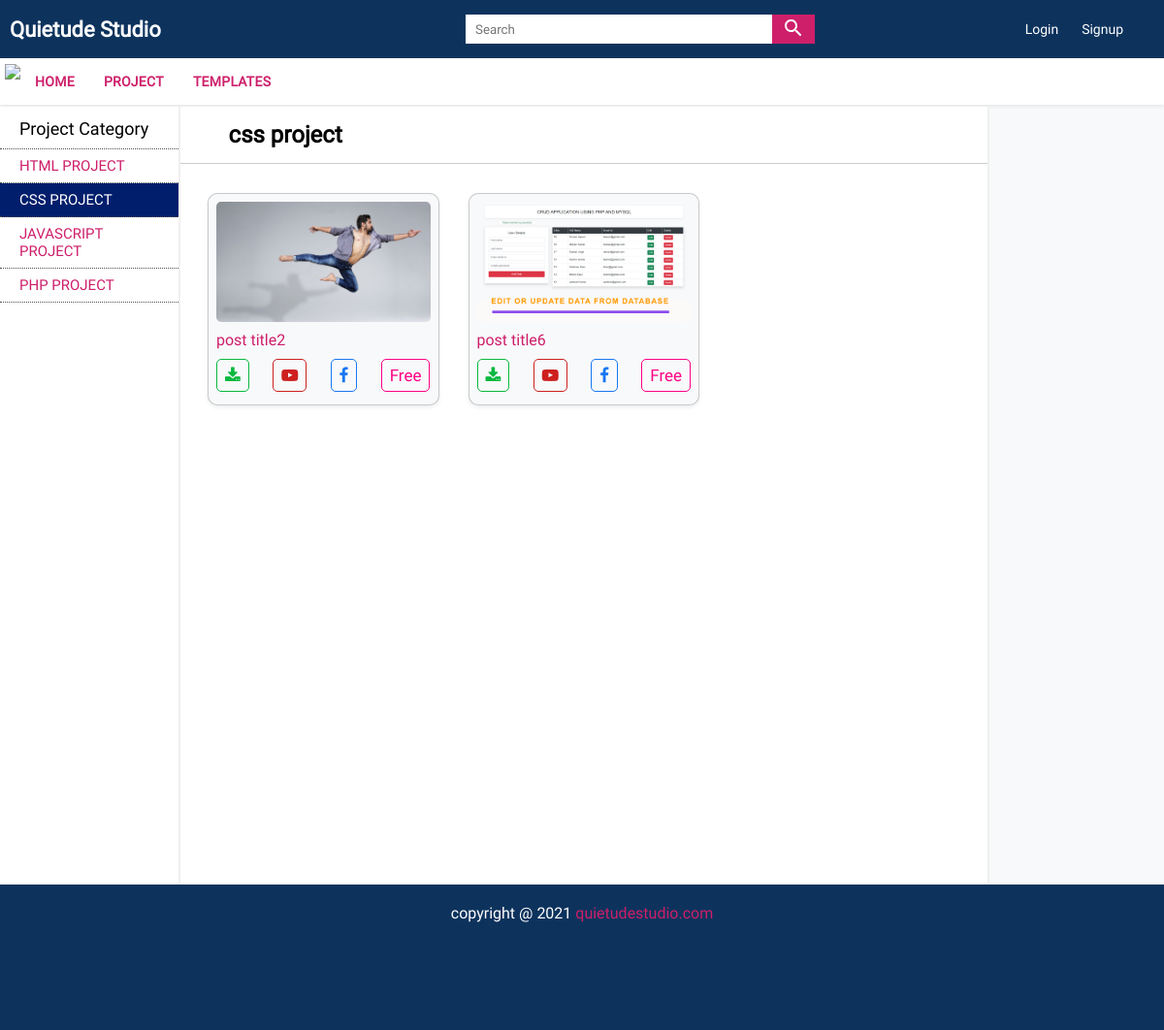
The page /project/css-project on the database its author committed.
### tables this page shows
CREATE TABLE `menus` (
  `menu_id` int(11) NOT NULL,
  `menu_name` varchar(100) NOT NULL,
  `menu_slug` varchar(100) NOT NULL,
  `menu_status` tinyint(4) NOT NULL DEFAULT 1,
  `menu_count` varchar(100) NOT NULL
);

CREATE TABLE `categories` (
  `category_id` int(11) NOT NULL,
  `category_name` varchar(150) NOT NULL,
  `category_slug` varchar(150) NOT NULL,
  `category_count` varchar(500) NOT NULL,
  `category_status` tinyint(4) NOT NULL DEFAULT 1,
  `category_menu` varchar(150) NOT NULL
);

CREATE TABLE `posts` (
  `post_id` int(11) NOT NULL,
  `post_title` varchar(200) NOT NULL,
  `post_slug` varchar(200) NOT NULL,
  `post_desc` text NOT NULL,
  `post_fb_link` varchar(200) NOT NULL,
  `post_yt_link` varchar(200) NOT NULL,
  `post_price` varchar(100) NOT NULL,
  `post_type` int(11) NOT NULL,
  `post_image` varchar(100) NOT NULL,
  `post_file` varchar(100) NOT NULL,
  `post_img_alt` varchar(50) NOT NULL,
  `post_img_title` varchar(50) NOT NULL,
  `post_meta_title` varchar(150) NOT NULL,
  `post_meta_desc` varchar(200) NOT NULL,
  `post_meta_key` varchar(200) NOT NULL,
  `post_menu` varchar(100) NOT NULL,
  `post_cate` varchar(200) NOT NULL,
  `post_status` tinyint(4) NOT NULL DEFAULT 1
);

### admin/config.inc.php (called while the page is built, shortened)
<?php
 $baseUrl = "http://localhost/quietude";
?>

### admin/functions.inc.php (called while the page is built, shortened)
<?php
function validate_data($conn,$data){
    $data = trim($data);
    $data = mysqli_real_escape_string($conn,$data);
    $data = htmlentities($data);
    return $data;
}
  function select($conn,$table1,$table2="",$col1="",$col2="",$order="",$where="",$nameCond="",$offset="",$limit=""){
    $query = "SELECT * FROM $table1";
    if(!empty($table2)){
        $query .= " JOIN $table2 ON $table1.$col1 = $table2.$col2";
    }
    if(!empty($where)){
        $query .= " WHERE $where = $nameCond";
    }
    if(!empty($order)){
        $query .= " ORDER BY $order DESC";
    }
    $selectQuery = mysqli_query($conn,$query) or die("Select data query failed");
    return $selectQuery;
}
?>

### functions.php (the view, shortened to what this page needs)
<?php
  function displayProjects($conn,$postSlug="",$postCol="",$offset="",$limit=""){
    $select = select($conn,"posts","","","","rand()",$postCol,$postSlug,$offset,$limit);
    if(mysqli_num_rows($select)>0){
        while($rows = mysqli_fetch_assoc($select)){
            echo '<div class="ProjCard">
                    <img src="'."images/". $rows['post_image'].'" class="projThumbnail" alt="'.$rows['post_img_alt'].'" title="'.$rows['post_img_title'].'">
                    <a href="'.$rows['post_menu'].'/'.$rows['post_cate'].'/'.$rows['post_slug'].'" class="cardHeading">'.$rows['post_title'].'</a>
                    <div class="cardFooter">';
                    if(!empty($rows['post_yt_link'])){
                        $url1 = $rows['post_yt_link'];
                    }else{
                        $url1 = 'javascript:void(0)';
                    }
                    if(!empty($rows['post_fb_link'])){
                        $url2 = $rows['post_fb_link'];
                    }else{
                        $url2 = 'javascript:void(0)';
                    }
                     if($rows['post_type'] == 1){
                         $projCost = "Paid";
                     }else{
                         $projCost = "Free";
                     }
                  echo '<a href="/'.$rows['post_menu'].'/'.$rows['post_cate'].'/'.$rows['post_slug'].'" class="actionBtn" title="Download Project"><i class="fa fa-download"></i></a>
                        <a href="'.$url1.'" target="_blank" class="actionBtn" title="Watch on YouTube"><i class="fa fa-youtube-play"></i></a>
                        <a href="'.$url2.'" target="_blank" class="actionBtn" title="Watch on Facebook"><i class="fa fa-facebook"></i></a>
                        <a href="javascript:void(0)" class="actionBtn">'.$projCost.'</a>
                    </div>
                </div>';
        }
    }else{
        echo '<h1 class="notFound">Data not found</h1>';
    }
}
?>

### header.inc.php (shortened to what this page needs)
<?php
  require_once("admin/config.inc.php");
  require_once("admin/functions.inc.php");
  require_once("functions.php");
   ?>
<!DOCTYPE html>
<html lang="en">
<head>
    <link rel="stylesheet" href="css/common.css">
    <link rel="stylesheet" href="css/main.css">
    <link rel="stylesheet" href="css/responsive.css">
    <link rel="stylesheet" href="https://stackpath.bootstrapcdn.com/font-awesome/4.7.0/css/font-awesome.min.css">
</head>
<body>
    <header class="header">
        <div class="HeaderLogo"><a href="<?php echo $baseUrl; ?>">Quietude Studio</a></div>
        <div class="SearchBar">
            <form action="search.php">
                <div class="InputBox">
                    <input type="search" name="s" placeholder="Search" autocomplete="off">
                    <button type="submit"><img src="icons\search_white_24dp.svg"></button>
                </div>
            </form>
        </div>
        <div class="UserJoinBox">
            <?php
              if(isset($_SESSION['LOGIN_EMAIL'])){
                 echo '<a href="javascript:void(0)" class="LoginBtn">Hello '.$_SESSION['LOGIN_FNAME'].'</a>
                       <a href="timeout.php" class="SignupBtn">Logout</a>';
              }else{
                echo '<a href="login.php" class="LoginBtn">Login</a>
                      <a href="registration.php" class="SignupBtn">Signup</a>';
              }
            ?>
        </div>
    </header>
<nav class="navigation">
    <ul class="NavItems">
        <span class="CloseNave"><img src="icons\close_white_24dp.svg"></span>
        <li><a href="<?php echo $baseUrl; ?>">Home</a></li>
        <?php
          $select = select($conn,"menus","","","","","","","","");
          if(mysqli_num_rows($select)>0){
              while($rows = mysqli_fetch_assoc($select)){
                  echo '<li><a href="'.$rows['menu_slug'].'">'.$rows['menu_name'].'</a></li>';
              }
          }
        ?>
    </ul>
</nav>

### index.php
<?php
 require_once("header.inc.php");
?>
<div class="wrapper">
    <div class="MainContent">
   <?php require_once("left-sidebar.inc.php"); ?>
   <?php
      if(isset($_GET['menuId'])){
            $menuId = validate_data($conn,$_GET['menuId']);
          if(isset($_GET['cateId'])){
            $cateId = validate_data($conn,$_GET['cateId']);
            $select = select($conn,"categories","","","","","category_slug","'$cateId'","","");
            $heading = mysqli_fetch_assoc($select);
            $heading2 = $heading['category_name'];
          }else{
            $select = select($conn,"menus","","","","","menu_slug","'$menuId'","","");
            $heading = mysqli_fetch_assoc($select);
            $heading2 = $heading['menu_name'];
          }
      }else{
            $heading2 = "Download Projects";
      }
    ?>
    <section class="ContentSection">
        <h1 class="TopicHeading"><?php echo $heading2; ?></h1>
        <article class="content">
          <?php
            if(isset($_GET['menuId'])){
                  $menuId = validate_data($conn,$_GET['menuId']);
                  if(isset($_GET['cateId'])){
                    $cateId = validate_data($conn,$_GET['cateId']);
                    displayProjects($conn,"post_cate","'$cateId'","","");
                  }else{
                    displayProjects($conn,"post_menu","'$menuId'","","");
                  }
            }else{
                displayProjects($conn,"post_menu","'project'","","");
            }
          ?>
        </article>
    </section>
    </div>
    <?php require_once("right-sidebar.inc.php"); ?>
    <?php require_once("footer.inc.php"); ?>

### left-sidebar.inc.php (shortened to what this page needs)
    <aside class="LeftSidebar">
    <span class="SidebarCategory">Project Category</span>
    <ul>
        <?php
        if(isset($_GET['menuId'])){
            $menuId = validate_data($conn,$_GET['menuId']);
            if(isset($_GET['cateId'])){
                $cateId = validate_data($conn,$_GET['cateId']);
                $select = select($conn,"categories","","","","","category_menu","'$menuId'","","");
                if(mysqli_num_rows($select)>0){
                    while($rows = mysqli_fetch_assoc($select)){
                        if($rows['category_slug'] == $cateId){
                            $bgClass = "background-color: #001E6C !important; color: white;";
                        }else{
                            $bgClass = "";
                        }
                        echo '<li><a href="'.$rows['category_menu'].'/'.$rows['category_slug'].'" style="'.$bgClass.'">'.$rows['category_name'].'</a></li>';
                    }
                }else{
                       echo "<li><a href='javascript:void(0)'>Category not found</a></li>";
                }
            }
        }
        ?>
    </ul>
</aside>

### css/common.css (style rules this page uses)
:root { --PinkColor: #CE1F6A !important; --BlueColor: #3B14A7 !important; --YellowColor: #FA9905 !important; --BlackColor: #3C2C3E !important; --DarkBlueColor: #0D335D !important; --LightBlackColor: #4d4d4d !important; --LightColor: #f8f9fa !important; --shadow: 0 0.2rem 0.3rem rgba(0, 0, 0, 0.384) !important; --shadow-sm: 0 0.125rem 0.25rem rgba(0, 0, 0, 0.075) !important; --shadow-lg: 0 1rem 3rem rgba(0, 0, 0, 0.175) !important; --shadow-none: none !important; }

### css/main.css (style rules this page uses)
* { font-family: RobotoRegular; padding: 0; margin: 0; box-sizing: border-box; }
body { background-color: var(--LightColor); }
.header { background-color: var(--DarkBlueColor); display: flex; justify-content: space-between; align-items: center; min-height: 60px; width: 100%; }
.HeaderLogo { width: 40%; }
.HeaderLogo a { font-size: 22px; color: #fff; text-decoration: none; font-weight: bold; margin-left: 10px; }
.SearchBar { width: 30%; }
.InputBox { background-color: #fff; height: 30px; display: flex; }
.InputBox input { width: 100%; border: 0; outline: none; padding-left: 10px; }
.InputBox button { border: 0; outline: none; background-color: var(--PinkColor); padding: 0 10px; cursor: pointer; }
.UserJoinBox { width: 30%; display: flex; justify-content: flex-end; padding-right: 30px; }
.UserJoinBox a { display: block; text-decoration: none; color: #ffff; margin: 0 8px; font-size: 14px; padding: 4px; }
.navigation { background-color: #fff; box-shadow: var(--shadow-sm); width: 100%; display: flex; justify-content: flex-start; align-items: center; z-index: 1000; height: 48px; }
.navigation ul { list-style: none; display: flex; margin-left: 5px; padding: 5px 0; }
.navigation ul li a { display: block; padding: 10px; text-decoration: none; margin: 0 5px; text-transform: uppercase; font-size: 14px; font-weight: bold; letter-spacing: 0.02em; color: var(--PinkColor); }
.wrapper { display: flex; }
.MainContent { display: flex; width: 85%; }
.LeftSidebar { width: 18%; }
.SidebarCategory { background-color: #fff; display: block; padding: 10px 10px 10px 20px; text-align: left; font-size: 18px; margin-top: 2px; }
.LeftSidebar { background-color: #fff; margin: 2px 0; }
.LeftSidebar ul { list-style: none; }
.LeftSidebar ul li a { text-decoration: none; color: var(--PinkColor); display: block; padding: 8px 20px; font-size: 15px; text-transform: uppercase; border-bottom: 1px dotted #4d4d4d; transition: all 0.2s ease-in-out; }
.LeftSidebar ul li:first-child { border-top: 1px dotted #4d4d4d; }
.ContentSection { width: 82%; background-color: #ffff; margin: 2px 0; min-height: 100vh; border-left: 2px solid #eeee; border-right: 2px solid #eeee; }
.TopicHeading { border-bottom: 1px solid #4444; padding: 15px 50px; }
.content { width: 98%; margin: 10px auto; padding: 20px; display: grid; grid-template-columns: repeat(3,1fr); grid-gap: 30px; }
.ProjCard { background-color: var(--LightColor); padding: 8px; border-radius: 10px; box-shadow: var(--shadow-sm); border: 1px solid #4444; transition: all 0.3s ease-in-out; }
.ProjCard .projThumbnail { width: 100%; border-radius: 5px; }
.ProjCard .cardHeading { display: block; padding: 5px 0; text-decoration: none; font-size: 16px; color: var(--PinkColor); }
.ProjCard .cardFooter { display: flex; justify-content: space-between; margin: 5px 0; }
.ProjCard .actionBtn { text-decoration: none; font-size: 12px; display: block; padding: 6px 8px; color: #fff; border-radius: 5px; font-size: 17px; }
.ProjCard .actionBtn:nth-child(1) { border: 1px solid #09B83E; color: #09B83E; }
.ProjCard .actionBtn:nth-child(2) { border: 1px solid #CD201F; color: #CD201F; }
.ProjCard .actionBtn:nth-child(3) { border: 1px solid #1877F2; color: #1877F2; }
.ProjCard .actionBtn:nth-child(4) { border: 1px solid #FF0084; color: #FF0084; }

### rows shown on the page
menus: menu_name "PROJECT"
menus: menu_name "TEMPLATES"
categories: category_name "HTML PROJECT"
categories: category_name "CSS PROJECT", category_name "css project"
categories: category_name "JAVASCRIPT PROJECT"
categories: category_name "PHP PROJECT"
posts: post_image (picture), post_title "post title2", post_type "Free"
posts: post_image (picture), post_title "post title6", post_type "Free"
